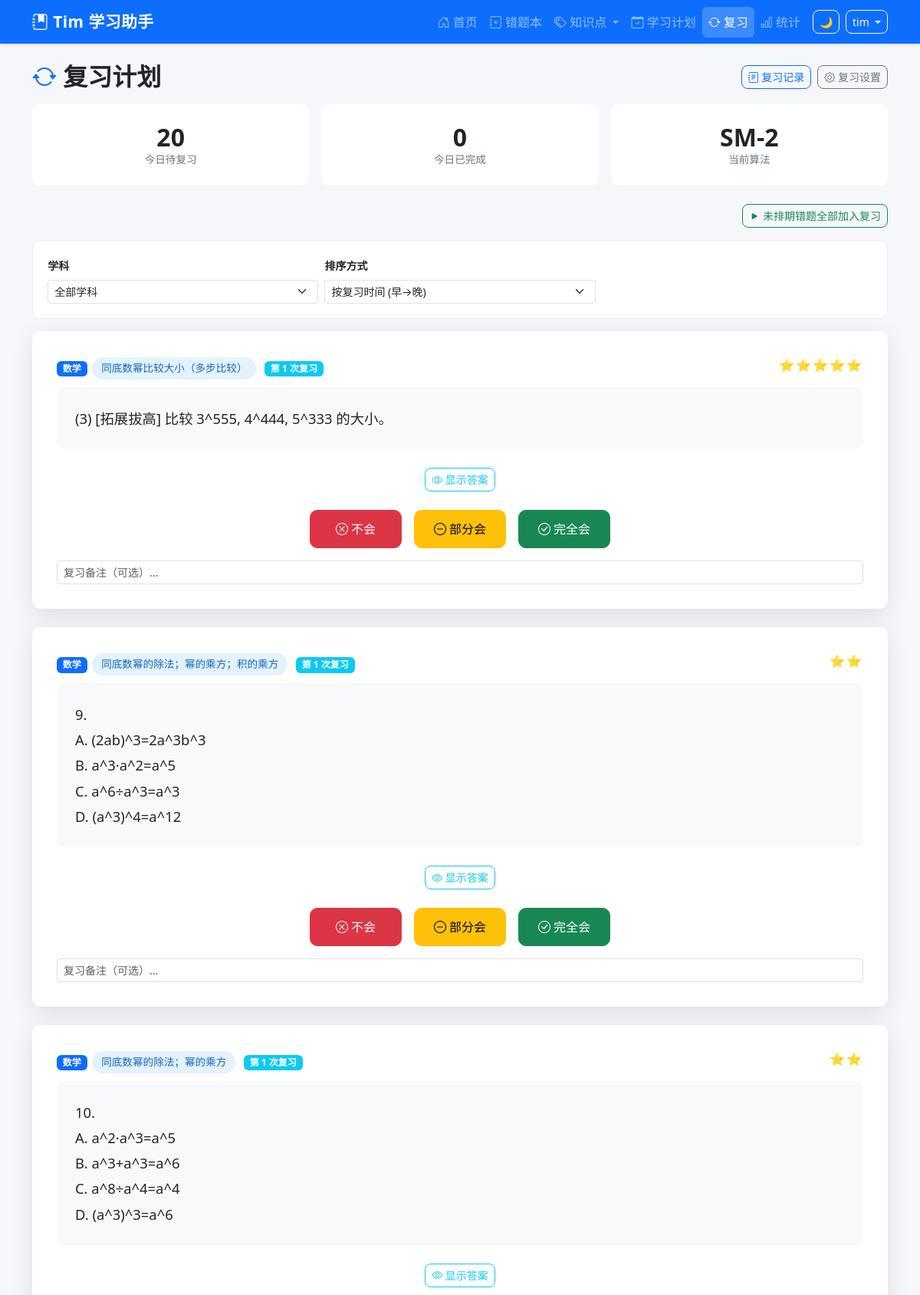
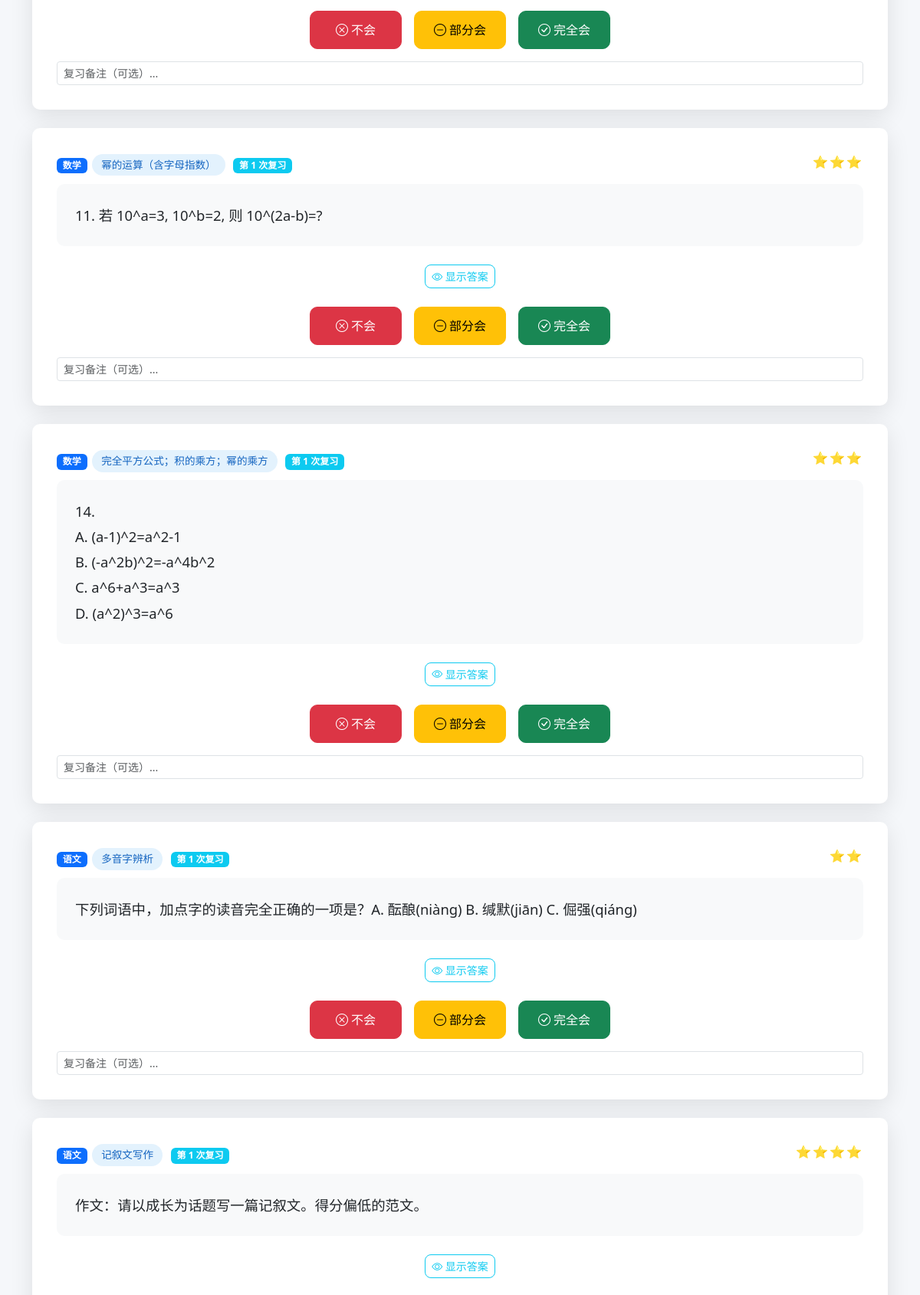
Screenshot of /review (signed in, upper part) with the database file from the repository (2 pictures, top to bottom).
### tables this page shows
CREATE TABLE user_config (
            id INTEGER PRIMARY KEY AUTOINCREMENT,
            uuid TEXT NOT NULL UNIQUE,
            review_algorithm TEXT DEFAULT 'sm2',
            daily_review_limit INTEGER DEFAULT 20,
            created_at TIMESTAMP DEFAULT CURRENT_TIMESTAMP
        );

CREATE TABLE mistake_records (
            id INTEGER PRIMARY KEY AUTOINCREMENT,
            uuid TEXT NOT NULL,
            sys_platform TEXT NOT NULL DEFAULT 'web',
            bstudio_create_time TIMESTAMP DEFAULT CURRENT_TIMESTAMP,
            xueke TEXT NOT NULL,
            timu TEXT NOT NULL,
            xueshengdaan TEXT DEFAULT '',
            zhengquedaan TEXT DEFAULT '',
            cuowufenxi TEXT DEFAULT '',
            zhishidian TEXT DEFAULT '',
            difficulty INTEGER DEFAULT 1,
            review_count INTEGER DEFAULT 0,
            last_review_at TIMESTAMP,
            next_review_at TIMESTAMP,
            review_stage INTEGER DEFAULT 0,
            review_algorithm TEXT DEFAULT 'sm2',
            status TEXT DEFAULT 'active',
            updated_at TIMESTAMP DEFAULT CURRENT_TIMESTAMP
        , voice_data TEXT DEFAULT '');

### app.py (the view)
@app.route('/review',)
@login_required
def review_plan():
    user_config = get_user_config(g.user_uuid)
    today_str = date.today().isoformat()
    xueke_filter = request.args.get('xueke', '')
    sort = request.args.get('sort', 'time')  # 'time' 或 'priority'
    where_clauses = ["status = 'active'", 'next_review_at IS NOT NULL',
                     'date(next_review_at) <= ?']
    params = [today_str]
    if xueke_filter:
        where_clauses.append('xueke = ?')
        params.append(xueke_filter)
    where_sql = ' AND '.join(where_clauses)
    order_sql = 'difficulty DESC, review_stage ASC' if sort == 'priority' else 'next_review_at ASC'
    due_reviews = query_db(
        f'''SELECT * FROM mistake_records
           WHERE {where_sql}
           ORDER BY {order_sql}
           LIMIT ?''',
        params + [user_config['daily_review_limit']]
    )
    review_images = {}
    if due_reviews:
        ids = [r['id'] for r in due_reviews]
        placeholders = ','.join(['?'] * len(ids))
        imgs = query_db(
            f'SELECT * FROM mistake_images WHERE mistake_id IN ({placeholders}) ORDER BY id',
            ids
        )
        for img in imgs:
            mid = img['mistake_id']
            if mid not in review_images:
                review_images[mid] = []
            review_images[mid].append(img)
    reviewed_today = query_db(
        'SELECT COUNT(*) as cnt FROM review_logs WHERE 1=1 AND review_date = ?',
        (today_str,), one=True
    )['cnt']
    calendar_data = {}
    for i in range(60):
        d = date.today() - __import__('datetime',).timedelta(days=i)
        cnt = query_db(
            'SELECT COUNT(*) as cnt FROM review_logs WHERE 1=1 AND review_date = ?',
            (d.isoformat(),), one=True
        )['cnt']
        if cnt > 0:
            calendar_data[d.isoformat()] = cnt
    resp = make_response(render_template('review_plan.html',
        due_reviews=due_reviews,
        reviewed_today=reviewed_today,
        calendar_data=calendar_data,
        user_config=user_config,
        review_algorithm=user_config['review_algorithm'],
        xueke_filter=xueke_filter,
        sort=sort,
        subjects=Config.get_subjects(),
        review_images=review_images,
    ))
    return set_uuid_cookie(resp, g.user_uuid)

### app.py (called while the page is built, shortened)
@app.after_request
def add_security_headers(resp):
    resp.headers['X-Frame-Options'] = 'DENY'
    resp.headers['X-Content-Type-Options'] = 'nosniff'
    resp.headers['Referrer-Policy'] = 'strict-origin-when-cross-origin'
    return resp

@app.before_request
def csrf_check():
    if 'csrf_token' not in session:
        session['csrf_token'] = str(uuid_mod.uuid4())
    if request.method in ('GET', 'HEAD', 'OPTIONS'):
        return

def login_required(f):
    @wraps(f)
    def decorated(*a, **kw):
        if 'user_id' not in session:
            return redirect(url_for('login', next=request.path))
        return f(*a, **kw)
    return decorated

@app.before_request
def before_request():
    g.user_uuid = get_or_create_uuid()
    g.username = session.get('username', '')

### config.py (called while the page is built)
    @staticmethod
    def get_subjects():
        try:
            from database import query_db
            rows = query_db("SELECT name FROM base_data WHERE category='subject' ORDER BY sort_order")
            if rows:
                return [r['name'] for r in rows]
        except Exception:
            pass
        return Config.SUBJECTS

### database.py (called while the page is built)
def get_db():
    conn = sqlite3.connect(Config.DATABASE_PATH, timeout=5)
    conn.row_factory = sqlite3.Row
    conn.execute("PRAGMA foreign_keys = ON")
    conn.execute("PRAGMA journal_mode = WAL")
    return conn

def query_db(query, args=(), one=False):
    if 'mistake_records' in query and 'WHERE 1=1' in query:
        query = query.replace('WHERE 1=1', "WHERE status != 'deleted'")
    conn = get_db()
    cur = conn.execute(query, args)
    rv = cur.fetchall()
    conn.close()
    return (rv[0] if rv else None) if one else rv

### utils.py (called while the page is built, shortened)
def get_or_create_uuid():
    user_uuid = request.cookies.get(Config.COOKIE_NAME)
    from database import query_db
    if not user_uuid:
        try:
            row = query_db(
                'SELECT uuid, COUNT(*) AS cnt FROM mistake_records '
                'GROUP BY uuid ORDER BY cnt DESC LIMIT 1', one=True)
            if row and row['cnt'] > 0:
                user_uuid = str(row['uuid'])
        except Exception:
            pass
        if not user_uuid:
            user_uuid = str(uuid_mod.uuid4())
    return user_uuid

def set_uuid_cookie(response, user_uuid):
    response.set_cookie(
        Config.COOKIE_NAME,
        user_uuid,
        max_age=Config.COOKIE_MAX_AGE,
        httponly=True,
        samesite='Lax'
    )
    return response

### templates/review_plan.html (shortened to what this page needs)
{% extends "base.html" %}
{% block content %}
<div class="d-flex justify-content-between align-items-center mb-3">
    <h2 class="fw-bold mb-0"><i class="bi bi-arrow-repeat text-primary"></i> 复习计划</h2>
    <div class="d-flex gap-2">
        <a href="{{ url_for('review_history') }}" class="btn btn-outline-primary btn-sm">
            <i class="bi bi-journal-text"></i> 复习记录
        </a>
        <button class="btn btn-outline-secondary btn-sm" data-bs-toggle="modal" data-bs-target="#configModal">
            <i class="bi bi-gear"></i> 复习设置
        </button>
    </div>
</div>
<div class="row g-3 mb-4">
    <div class="col-md-4">
        <div class="card stat-card warning">
            <div class="card-body text-center">
                <div class="stat-value" id="remaining-count">{{ due_reviews|length }}</div>
                <div class="stat-label">今日待复习</div>
            </div>
        </div>
    </div>
    <div class="col-md-4">
        <div class="card stat-card success">
            <div class="card-body text-center">
                <div class="stat-value" id="reviewed-count">{{ reviewed_today }}</div>
                <div class="stat-label">今日已完成</div>
            </div>
        </div>
    </div>
    <div class="col-md-4">
        <div class="card stat-card primary">
            <div class="card-body text-center">
                <div class="stat-value">{{ 'SM-2' if review_algorithm == 'sm2' else '艾宾浩斯' }}</div>
                <div class="stat-label">当前算法</div>
            </div>
        </div>
    </div>
</div>
<div class="d-flex justify-content-between align-items-center mb-3">
    <button class="btn btn-outline-success btn-sm" onclick="addAllToReview()">
        <i class="bi bi-play-fill"></i> 未排期错题全部加入复习
    </button>
</div>
<div class="filter-bar mb-3">
    <form method="GET" class="row g-2 align-items-end">
        <div class="col-md-4">
            <label class="form-label small fw-bold">学科</label>
            <select name="xueke" class="form-select form-select-sm" onchange="this.form.submit()">
                <option value="">全部学科</option>
            </select>
        </div>
        <div class="col-md-4">
            <label class="form-label small fw-bold">排序方式</label>
            <select name="sort" class="form-select form-select-sm" onchange="this.form.submit()">
                <option value="time" {% if sort == 'time' %}selected{% endif %}>按复习时间 (早→晚)</option>
            </select>
        </div>
    </form>
</div>
<div id="review-cards-container">
    {% if due_reviews %}
    {% for q in due_reviews %}
    <div class="review-card-item mb-4" id="review-card-{{ q['id'] }}">
        <div class="card review-card">
            <div class="card-body">
                <div class="d-flex justify-content-between mb-2">
                    <div>
                        <span class="badge bg-primary">{{ q['xueke'] }}</span>
                        {% if q['zhishidian'] %}
                        <span class="knowledge-badge">{{ q['zhishidian'] }}</span>
                        {% endif %}
                        <span class="badge bg-info ms-1">第 {{ q['review_count'] + 1 }} 次复习</span>
                    </div>
                    <span class="difficulty-stars">{{ '⭐' * q['difficulty'] }}</span>
                </div>
                <div class="question-content" style="white-space: pre-wrap;">{{ q['timu'] }}</div>
                {% set images = namespace(list=[]) %}
                <div class="text-center mt-3 mb-3">
                    <button class="btn btn-outline-info btn-sm" onclick="toggleAnswer({{ q['id'] }})" id="toggle-btn-{{ q['id'] }}">
                        <i class="bi bi-eye"></i> 显示答案
                    </button>
                </div>
                <div class="review-actions">
                    <button class="btn btn-danger" onclick="submitReview({{ q['id'] }}, 'incorrect')">
                        <i class="bi bi-x-circle"></i> 不会
                    </button>
                    <button class="btn btn-warning" onclick="submitReview({{ q['id'] }}, 'partial')">
                        <i class="bi bi-dash-circle"></i> 部分会
                    </button>
                    <button class="btn btn-success" onclick="submitReview({{ q['id'] }}, 'correct')">
                        <i class="bi bi-check-circle"></i> 完全会
                    </button>
                </div>
                <div class="mt-3">
                    <input type="text" id="review-notes-{{ q['id'] }}" class="form-control form-control-sm"
                           placeholder="复习备注（可选）...">
                </div>
            </div>
        </div>
    </div>
    {% endfor %}
    {% endif %}
</div>
{% endblock %}

### static/css/style.css (style rules this page uses)
:root { --primary: #0d6efd; --success: #198754; --warning: #ffc107; --danger: #dc3545; --info: #0dcaf0; --dark: #212529; --light: #f8f9fa; }
body { min-height: 100vh; display: flex; flex-direction: column; background-color: #f5f7fa; }
.stat-card { border-radius: 12px; border: none; transition: transform 0.2s, box-shadow 0.2s; overflow: hidden; }
.stat-card .card-body { padding: 1.5rem; }
.stat-card .stat-value { font-size: 2rem; font-weight: 700; line-height: 1.2; }
.stat-card .stat-label { color: #6c757d; font-size: 0.85rem; }
.review-card { border-radius: 16px; border: none; box-shadow: 0 8px 30px rgba(0, 0, 0, 0.1); }
.review-card .card-body { padding: 2rem; }
.review-card .question-content { font-size: 1.15rem; line-height: 1.8; padding: 1.5rem; background: #f8f9fa; border-radius: 10px; margin-bottom: 1.5rem; }
.review-actions { display: flex; gap: 1rem; justify-content: center; margin-top: 1.5rem; }
.review-actions .btn { min-width: 120px; padding: 0.75rem 1.5rem; font-size: 1rem; border-radius: 10px; }
.knowledge-badge { display: inline-block; padding: 0.25rem 0.75rem; border-radius: 20px; font-size: 0.85rem; font-weight: 500; background-color: #e3f2fd; color: #1565c0; margin: 0.15rem; }
.difficulty-stars { color: #ffc107; font-size: 1rem; letter-spacing: 2px; }
.filter-bar { background: white; padding: 1.2rem; border-radius: 10px; margin-bottom: 1.5rem; border: 1px solid #e9ecef; }
.btn { border-radius: 8px; font-weight: 500; transition: all 0.2s; }
.card { border-radius: 10px; }

### rows the page displays
user_config: review_algorithm "SM-2"
mistake_records: xueke "数学", zhishidian "同底数幂比较大小（多步比较）", q['review_count']+1 "1", difficulty "⭐⭐⭐⭐⭐", timu "(3) [拓展拔高] 比较 3^555, 4^444, 5^333 的大小。"
mistake_records: xueke "数学", zhishidian "同底数幂的除法；幂的乘方；积的乘方", q['review_count']+1 "1", difficulty "⭐⭐", timu "9. A. (2ab)^3=2a^3b^3 B. a^3·a^2=a^5 C. a^6÷a^3=a^3 D. (a^3)^4=a^12"
mistake_records: xueke "数学", zhishidian "同底数幂的除法；幂的乘方", q['review_count']+1 "1", difficulty "⭐⭐", timu "10. A. a^2·a^3=a^5 B. a^3+a^3=a^6 C. a^8÷a^4=a^4 D. (a^3)^3=a^6"
mistake_records: xueke "数学", zhishidian "幂的运算（含字母指数）", q['review_count']+1 "1", difficulty "⭐⭐⭐", timu "11. 若 10^a=3, 10^b=2, 则 10^(2a-b)=?"
mistake_records: xueke "数学", zhishidian "完全平方公式；积的乘方；幂的乘方", q['review_count']+1 "1", difficulty "⭐⭐⭐", timu "14. A. (a-1)^2=a^2-1 B. (-a^2b)^2=-a^4b^2 C. a^6+a^3=a^3 D. (a^2)^3=a^6"
mistake_records: xueke "语文", zhishidian "多音字辨析", q['review_count']+1 "1", difficulty "⭐⭐", timu "下列词语中，加点字的读音完全正确的一项是？A. 酝酿(niàng) B. 缄默(jiān) C. 倔强(qiáng)"
mistake_records: xueke "语文", zhishidian "记叙文写作", q['review_count']+1 "1", difficulty "⭐⭐⭐⭐", timu "作文：请以成长为话题写一篇记叙文。得分偏低的范文。"

### other values shown
{{ session.username }} "tim"
{{ due_reviews|length }} "20"
{{ reviewed_today }} "0"
